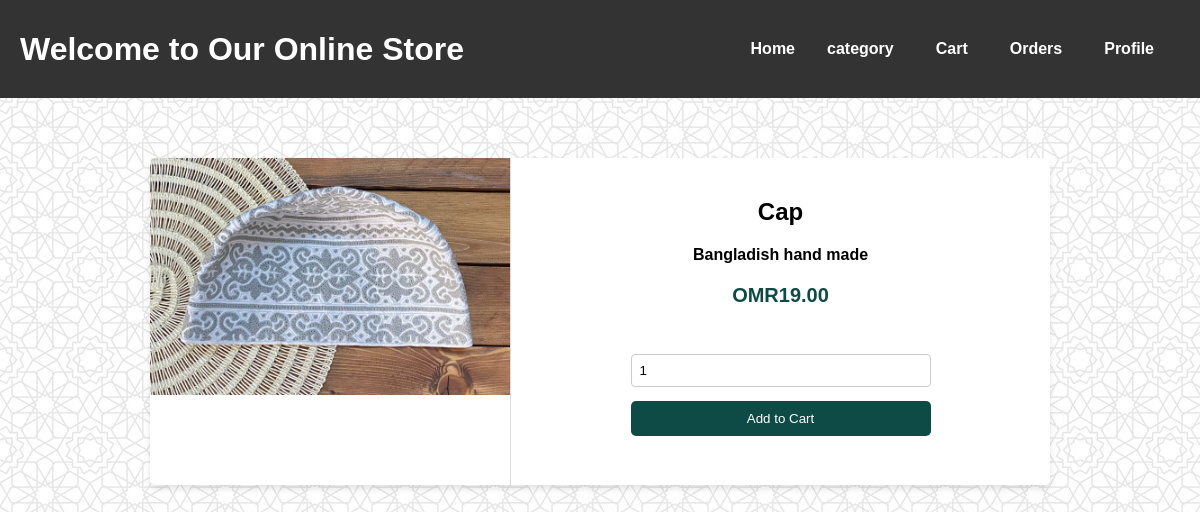
The page /productinfo.php?product_id=2 (signed in) on the database its author committed.
### tables this page shows
CREATE TABLE IF NOT EXISTS `products` (
  `product_id` int NOT NULL AUTO_INCREMENT,
  `name` varchar(255) NOT NULL,
  `description` text,
  `price` decimal(10,2) NOT NULL,
  `image_path` varchar(255) NOT NULL,
  `stock_quantity` int DEFAULT '0',
  `category` varchar(50) DEFAULT NULL,
  `created_at` timestamp NULL DEFAULT CURRENT_TIMESTAMP,
  `updated_at` timestamp NULL DEFAULT CURRENT_TIMESTAMP ON UPDATE CURRENT_TIMESTAMP,
  PRIMARY KEY (`product_id`)
);

### productinfo.php (the view, shortened to what this page needs)
<?php
require 'dbconnect.php';
$product_id = $_GET['product_id'] ?? 0;
$stmt = $pdo->prepare("SELECT * FROM products WHERE product_id = ?");
$stmt->execute([$product_id]);
$product = $stmt->fetch();
?>
<!DOCTYPE html>
<html lang="en">
<head>
    <link rel="stylesheet" type="text/css" href="styles.css">
</head>
<body>
    <header>
        <h1>Welcome to Our Online Store</h1>
       <nav class="navbar">
          <ul class="nav-list">
           <a href="index.php">Home</a>
        <li>
            <a href="index.php">category</a>
        </li>
             <li>
		<a href="">Cart</a>
		</li>
        <li>
		<a href="">Orders</a>
		</li>
		   <li>
		<a href=''>Profile</a>
		</li>
        </ul>
</nav>
    </header>
    <?php if ($product): ?>
        <main class="product-details-main">
            <section class="product-details">
                <div class="product-image" onclick="zoomImage(this)">
                    <?php if (isset($product['image_path'])): ?>
                        <img src="<?= htmlspecialchars($product['image_path']) ?>" alt="<?= htmlspecialchars($product['name']) ?>">
                    <?php else: ?>
                        <p>Invalid product data.</p>
                    <?php endif; ?>
                </div>
                <div class="product-info">
                    <?php if (isset($product['name'])): ?>
                        <h2><?= htmlspecialchars($product['name']) ?></h2>
                        <p><?= htmlspecialchars($product['description']) ?></p>
                        <p class="price">OMR<?= number_format($product['price'], 2) ?></p>
                        <div class="product-actions">
                            <form action="cart.php" method="post">
                                <input type="number" name="quantity" value="1" min="1" max="<?= $product['stock_quantity'] ?>" required>
                                <button type="submit" class="btn-add-to-cart">Add to Cart</button>
                            </form>
                        </div>
                    <?php else: ?>
                        <p>No product details available.</p>
                    <?php endif; ?>
                </div>
            </section>
        </main>
    <?php else: ?>
        <p>Product not found.</p>
    <?php endif; ?>
</body>
</html>

### styles.css (style rules this page uses)
header { background-color: #333; color: white; display: flex; align-items: center; justify-content: space-between; padding: 10px 20px; text-align: center; }
h1 { margin: 0; padding: 0; display: inline-block; text-align: center; }
section { display: flex; justify-content: center; margin: 20px; }
form { width: 300px; padding: 20px; border: 1px #FFFFFF solid; border-radius: 5px; background-color: #fff; margin: auto; }
input[type=text], input[type=password], input[type=email], input[type=number] { width: 100%; padding: 8px; margin: 6px 0; display: inline-block; border: 1px solid #ccc; border-radius: 4px; box-sizing: border-box; }
button { width: 100%; background-color: #0F4B46; color: white; padding: 10px; margin: 8px 0; border: none; border-radius: 5px; cursor: pointer; }
.price { font-size: 20px; color: #0F4B46; }
.navbar { background-color: #333; overflow: hidden; }
.navbar a { float: left; display: block; color: white; text-align: center; padding: 14px 16px; text-decoration: none; }
.product-details-main { display: flex; justify-content: center; align-items: flex-start; margin-top: 20px; padding: 20px; }
.product-details { display: flex; max-width: 900px; background: #fff; box-shadow: 0 4px 6px rgba(0, 0, 0, 0.1); border-radius: 5px; overflow: hidden; }
.product-image { flex: 1; max-width: 40%; border-right: 1px solid #ddd; }
.product-image img { width: 100%; height: auto; display: block; }
.product-info { flex: 1; padding: 20px; }
.product-actions { margin-top: 10px; }
.btn-add-to-cart { background-color: #0F4B46; color: white; padding: 10px 20px; border: none; border-radius: 5px; cursor: pointer; }
button { padding: 5px 10px; background-color: #0F4B46; color: white; border: none; border-radius: 5px; cursor: pointer; }

### productinfo.php (style rules this page uses)
.product-image { position: relative; cursor: pointer; display: inline-block; }
.product-image img { max-width: 100%; transition: transform 0.25s ease; }
.nav-list { display: flex; list-style-type: none; }
.nav-list li { margin-right: 10px; }
.nav-list a { text-decoration: none; color: white; font-weight: bold; }

### rows shown on the page
products: image_path (picture), name "Cap", description "Bangladish hand made", price "19.00"
